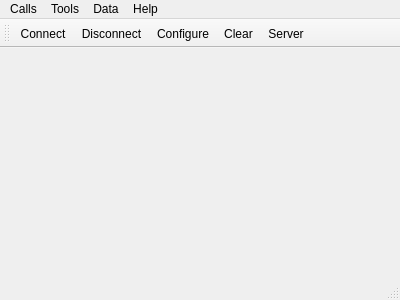
<?xml version="1.0" encoding="UTF-8"?>
<ui version="4.0">
 <class>MainWindow</class>
 <widget class="QMainWindow" name="MainWindow">
  <property name="geometry">
   <rect>
    <x>0</x>
    <y>0</y>
    <width>400</width>
    <height>300</height>
   </rect>
  </property>
  <property name="windowTitle">
   <string>Simple Terminal</string>
  </property>
  <widget class="QWidget" name="centralWidget">
   <layout class="QVBoxLayout" name="verticalLayout"/>
  </widget>
  <widget class="QMenuBar" name="menuBar">
   <property name="geometry">
    <rect>
     <x>0</x>
     <y>0</y>
     <width>400</width>
     <height>23</height>
    </rect>
   </property>
   <widget class="QMenu" name="menuCalls">
    <property name="title">
     <string>Calls</string>
    </property>
    <addaction name="actionConnect"/>
    <addaction name="actionDisconnect"/>
    <addaction name="separator"/>
    <addaction name="actionQuit"/>
   </widget>
   <widget class="QMenu" name="menuTools">
    <property name="title">
     <string>Tools</string>
    </property>
    <addaction name="actionConfigure"/>
    <addaction name="actionClear"/>
   </widget>
   <widget class="QMenu" name="menuHelp">
    <property name="title">
     <string>Help</string>
    </property>
    <addaction name="actionAbout"/>
   </widget>
   <widget class="QMenu" name="menuData">
    <property name="title">
     <string>Data</string>
    </property>
    <addaction name="actionShowData"/>
    <addaction name="actionFindData"/>
   </widget>
   <addaction name="menuCalls"/>
   <addaction name="menuTools"/>
   <addaction name="menuData"/>
   <addaction name="menuHelp"/>
  </widget>
  <widget class="QToolBar" name="mainToolBar">
   <attribute name="toolBarArea">
    <enum>TopToolBarArea</enum>
   </attribute>
   <attribute name="toolBarBreak">
    <bool>false</bool>
   </attribute>
   <addaction name="actionConnect"/>
   <addaction name="actionDisconnect"/>
   <addaction name="actionConfigure"/>
   <addaction name="actionClear"/>
   <addaction name="actionServer"/>
  </widget>
  <widget class="QStatusBar" name="statusBar"/>
  <action name="actionAbout">
   <property name="text">
    <string>&amp;About</string>
   </property>
   <property name="toolTip">
    <string>About program</string>
   </property>
   <property name="shortcut">
    <string>Alt+A</string>
   </property>
  </action>
  <action name="actionAboutQt">
   <property name="text">
    <string>About Qt</string>
   </property>
  </action>
  <action name="actionConnect">
   <property name="icon">
    <iconset resource="terminal.qrc">
     <normaloff>:/images/connect.png</normaloff>:/images/connect.png</iconset>
   </property>
   <property name="text">
    <string>C&amp;onnect</string>
   </property>
   <property name="toolTip">
    <string>Connect to serial port</string>
   </property>
   <property name="shortcut">
    <string>Ctrl+O</string>
   </property>
  </action>
  <action name="actionDisconnect">
   <property name="icon">
    <iconset resource="terminal.qrc">
     <normaloff>:/images/disconnect.png</normaloff>:/images/disconnect.png</iconset>
   </property>
   <property name="text">
    <string>&amp;Disconnect</string>
   </property>
   <property name="toolTip">
    <string>Disconnect from serial port</string>
   </property>
   <property name="shortcut">
    <string>Ctrl+D</string>
   </property>
  </action>
  <action name="actionConfigure">
   <property name="icon">
    <iconset resource="terminal.qrc">
     <normaloff>:/images/settings.png</normaloff>:/images/settings.png</iconset>
   </property>
   <property name="text">
    <string>&amp;Configure</string>
   </property>
   <property name="toolTip">
    <string>Configure serial port</string>
   </property>
   <property name="shortcut">
    <string>Alt+C</string>
   </property>
  </action>
  <action name="actionClear">
   <property name="icon">
    <iconset resource="terminal.qrc">
     <normaloff>:/images/clear.png</normaloff>:/images/clear.png</iconset>
   </property>
   <property name="text">
    <string>C&amp;lear</string>
   </property>
   <property name="toolTip">
    <string>Clear data</string>
   </property>
   <property name="shortcut">
    <string>Alt+L</string>
   </property>
  </action>
  <action name="actionQuit">
   <property name="icon">
    <iconset resource="terminal.qrc">
     <normaloff>:/images/application-exit.png</normaloff>:/images/application-exit.png</iconset>
   </property>
   <property name="text">
    <string>&amp;Quit</string>
   </property>
   <property name="shortcut">
    <string>Ctrl+Q</string>
   </property>
  </action>
  <action name="actionServer">
   <property name="icon">
    <iconset resource="terminal.qrc">
     <normaloff>:/images/server.png</normaloff>:/images/server.png</iconset>
   </property>
   <property name="text">
    <string>S&amp;erver</string>
   </property>
   <property name="toolTip">
    <string>Creat Server</string>
   </property>
   <property name="shortcut">
    <string>Alt+S</string>
   </property>
  </action>
  <action name="actionShowData">
   <property name="text">
    <string>ShowData</string>
   </property>
  </action>
  <action name="actionFindData">
   <property name="text">
    <string>FindData</string>
   </property>
  </action>
 </widget>
 <layoutdefault spacing="6" margin="11"/>
 <resources/>
 <connections/>
</ui>
